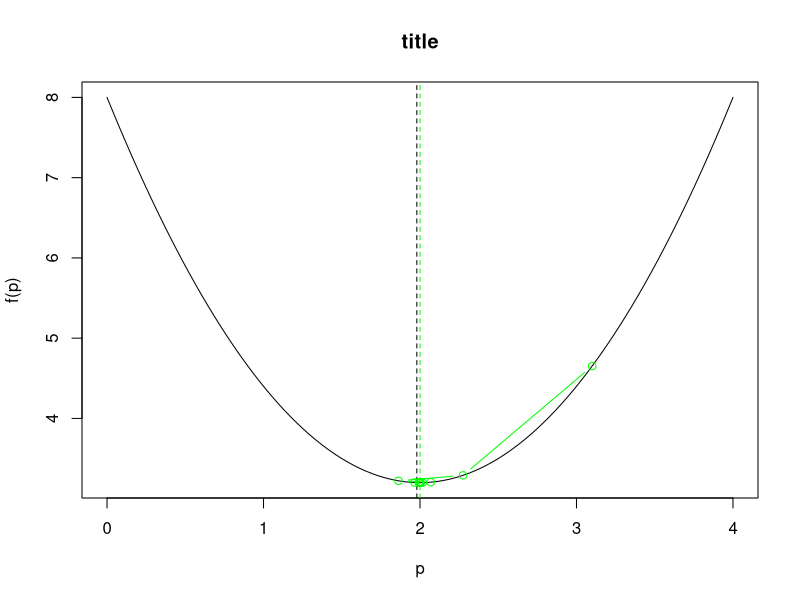

Here is the R script that generated this plot:
library(dplyr)
library(magrittr)
library(ggplot2)



# gradient descent implementation

# F = Objective function
# G = Gradient function
# CONTROL
# - alpha = learning rate
# - eps_p <- stop when p_(t+1) - p_t < eps_p
# - eps_f <- stop when f(p) - f(p+1) < eps_f
# - eps_g <- stop when g(p) < eps_g

GD <- function(f, g, x= 0.1, control) {
  eps_f <- 1e-8
  eps_p <- 1e-5
  eps_g <- 1e-8
  alphaMax <- 1
  maxIter <- 100
  if(!is.null(control)){
    if(!is.null(control$alpha)) alphaMax <- control$alpha
    if(!is.null(control$maxIter)) maxIter <- control$maxIter
    if(!is.null(control$eps_f)) eps_f <- control$eps_f
    if(!is.null(control$eps_p)) eps_p <- control$eps_p
    if(!is.null(control$eps_g)) eps_g <- control$eps_g
  }
  
  xtrace <- x
  ftrace <- f(x)
  g_x <- g(x)
  f_x<- f(x)
  continue <- TRUE
  for (i in 1:maxIter) {
    
    alpha <- alphaMax
    cat('Iter',i, ' , x:', x,' alpha=', alpha,' objFunc:',f_x, '\n')
    
    while(continue){
      xn <- (x - alpha * g_x)
      
      if(xn>0 && (abs(alpha * g_x) < 1)){
          f_xn <- f(xn)
          if(f_xn < f_x) break;
      }
      
      if(alphaMax == alpha) cat('# reducing alpha: ', alpha/2)
      else cat(' > ', alpha/2)
      
      alpha <- alpha/2
    }
    if(alpha < alphaMax) cat('\n')
    g_xn <- g(xn)
    
    if(abs(xn - x) < eps_p ) {
      cat('Break by eps_p\n')
      cat('# x:', x, 'xn:',xn, '\n')
      cat('# f:', f_x, 'f(xn):',f_xn, '\n')
      cat('# g(x):', g_x, 'g(xn):',g_xn,'\n')
      continue <- FALSE
    }
    else if(sign(g_xn)==sign(g_x) && abs(f_x - f_xn) < eps_f ){
      cat('Break by eps_f\n')
      cat('# x:', x, 'xn:',xn, '\n')
      cat('# f:', f_x, 'f(xn):',f_xn, '\n')
      cat('# g(x):', g_x, 'g(xn):',g_xn,'\n')
      continue <- FALSE
    }
    else if(abs(g_xn) < eps_g ){
      cat('Break by eps_g\n')
      cat('# x:', x, 'xn:',xn, '\n')
      cat('# f:', f_x, 'f(xn):',f_xn, '\n')
      cat('# g(x):', g_x, 'g(xn):',g_xn,'\n')
      continue <- FALSE
    }
    
    #Update fields
    x <- xn
    f_x <- f_xn
    g_x <- g_xn
    
    xtrace <- c(xtrace,x)
    ftrace <- c(ftrace,f_x)
    if(!continue) break;
  }
  list(
    "xtrace" = xtrace,
    "ftrace" = ftrace,
    "x" = x,
    "fx" = f(x)
  )
}

create_plot <- function(f, xs, title= '', add=FALSE, ylim=NULL, color="black") {
  if(is.function(f)) f_xs <- sapply(xs,f)
  else f_xs <- f
  #Remove NA
  xs <- xs[!is.na(f_xs)]
  f_xs <- f_xs[!is.na(f_xs)]
  if(!is.null(ylim)){
    ylim[1] <- min(ylim[1], f_xs)
    ylim[2] <- max(ylim[2], f_xs)
  }
  if(add){
    lines(x = xs, y = f_xs, type = "l", col=color)
  }
  else{
    plot(x = xs, y = f_xs, type = "l", ylim=ylim,ylab = 'f(p)', xlab = "p", main = title, col=color)
  }
  abline(v=xs[which.min(f_xs)[1]], lty=2, col=color)
}

plot_optimization <- function(gd.res, title, color="green") {
  points(gd.res$xtrace, gd.res$ftrace, type = "b", col = color)
  abline(v=gd.res$x, lty=2,col=color)
}

# Plot GD optimization 
plot_GD_result <- function(gdRes,f, f.val, title=''){
  
  xtrace.r <- range(gdRes$xtrace)
  xs <- seq(xtrace.r[1]-0.05,xtrace.r[2]+0.05,len = 100)
  xs <- xs[xs>0]
  
  xs.f <- sapply(xs, f)
  xs.f.val <- sapply(xs, f.val)
  create_plot(gFunc, xs, title, ylim=range(xs.f,xs.f.val))
  create_plot(gFuncVal, xs, add=TRUE, color = "blue")
  plot_optimization(gdRes, color='green')
  
  legend("topright", legend=c("train", "validation", "optimization"), col=c("black", "blue", "green"), lty=1:1, cex=0.8)
}

# Plot trace 
plot_trace <- function(GD.res, f, f.val, title=''){
  ftrace <- sapply(GD.res$xtrace, f)
  ftraceVal <- sapply(GD.res$xtrace,f.val)
  n <- length(GD.res$xtrace)
  # Train
  plot(1:n, ftrace, type='l', xlab='#Iterations', ylab='f(x)', ylim=range(c(ftrace,ftraceVal)), col='black', main=title )
  # Val
  lines(1:n, ftraceVal, type='l', col='blue')
  abline(v=which.min(ftraceVal)[1], lty=2,col='blue')
  
  legend("topright", legend=c("train", "validation"), col=c("black", "blue"), lty=1:1, cex=0.8)
}

#Simple example
xs <- seq(0,4,len = 100) # create some values
f <-  function(x) 1.2 * (x-2)^2 + 3.2
grad <- function(x) 1.2 * 2 * (x-2)

GD(
  f =  f,
  g = grad,
  x = 0.1, # initialisation of x
  control = list(alpha = 5, maxIter = 100)
)

gdRes <- GD(f =  f,g = grad, x = 3.1, list(alpha = 5, maxIter = 100))
create_plot(f, xs, 'title')
plot_optimization(gdRes)


# Problem example
if(FALSE){
  gdRes <- GD(f =  gFunc,g = gGrad, x = 3.1, list(alpha = 10, maxIter = 100))
  create_plot(gFunc, xs, 'title')
  plot_optimization(gdRes)
  
  gdRes <- GD(f =  gFunc,g = gGrad, x = 0.1, list(alpha = 0.01, maxIter = 100))
  plot_GD_result(gdRes, gFunc,  gFuncVal, title='alpha=0.1')
  
  gdRes <- GD(f =  gFunc,g = gGrad, x = 0.8, list(alpha = 1, maxIter = 100))
  plot_trace(gdRes,gFunc,  gFuncVal, title='Trace plot (alpha 0.05)')
  plot_GD_result(gdRes, gFunc,  gFuncVal)
  
  gdRes <- GD(f =  gFunc,g = gGrad, x = 0.8, list(alpha = 100, maxIter = 100))
  plot_trace(gdRes,gFunc,  gFuncVal, title='Trace plot (alpha 0.1)')
  plot_GD_result(gdRes, gFunc,  gFuncVal)
}

